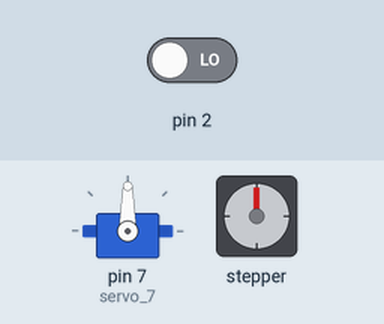
Simulated run of this sketch. Board: Arduino Uno, built with avr-gcc and run on an emulated ATmega328P. Parts: servo, stepper motor. The test bench sets the inputs (shaded band); at power-on: pin 2 LOW. Stepper angles assume 180 steps per turn.

Above: at 1.2 s.
1.3 s: pin 2 driven HIGH
At 1.73 s:
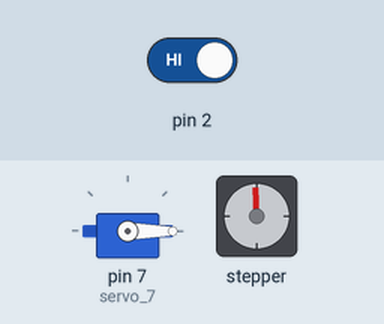
7.3 s: pin 2 driven LOW
At 9.2 s:
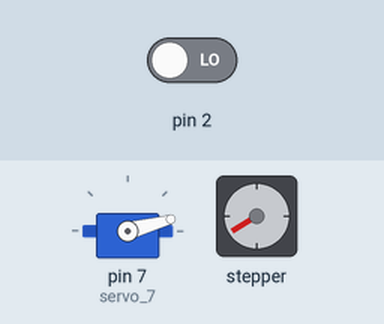
10.0 s: pin 2 driven HIGH
At 10.82 s:
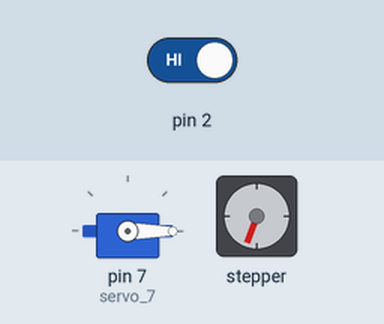
Timing chart, 0 to 28.2 s (numbered marks = the images above; inputs shaded):
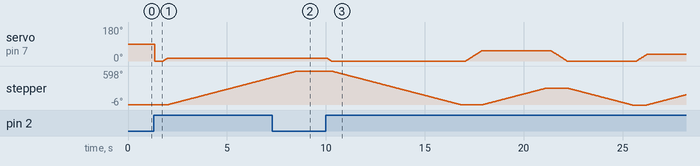

Measured:
- after the input at 7.3 s, servo on pin 7 (servo_7): stays 15° (without the input it goes to 14° after 1.5 s); stepper: goes on until 8.5 s, then stays 598°
- after the input at 10.0 s, stepper: turns 602° counter-clockwise in 6.6 s, then 300° clockwise in 3.3 s, then 302° counter-clockwise in 3.3 s, then 180° clockwise in 1.9 s

The sketch:

CST-Project-One-Demo-Code.ino
```cpp
#include <Servo.h>
#include <Stepper.h>

#define STEPS 180
int pos = 0;
int buttonState = 0;
bool runMotors = false;
Servo servo_7;
Stepper stepper(STEPS, 8, 10, 9, 11);

//stuff for button pressing
//these are arbitrary values, used for demonstration
int servoSettings [] = {0, 15, 55, 35, 10, 50};
int stepperSettings [] = {0, 300, 150, 450, 0, 0};
int iterator = 0;
bool isReset = false;

void setup()
{
  stepper.setSpeed(50);
  servo_7.attach(7, 500, 2500);
}

void loop()
{
  buttonState= digitalRead(2);
  if(buttonState == HIGH){
      runMotors = true;
  }
  delay(30);
  if (runMotors){

    if (isReset) {
      //servo control
      for (pos = servoSettings[iterator]; pos >= 0; pos =pos - 1){
        servo_7.write(pos);
        delay(15);
      }

      //stepper control
      for (int i = stepperSettings[iterator]; i >= 0; i = i - 1){
        stepper.step(-1);
        delay(15);
      }

      //move to next step
      iterator++;
      isReset = false;
    } else {
      //servo control
      for (pos = 0; pos <= servoSettings[iterator]; pos += 1){
        servo_7.write(pos);
        delay(15);
      }

      //stepper control
      for (int i = 0; i < stepperSettings[iterator]; i++){
        stepper.step(1);
        delay(15);
      }

      //move to next step
      isReset = true;
    }
    if(iterator > 5){
      iterator = 0;
    }

    delay(150);
  }
  runMotors = false;
}
```
